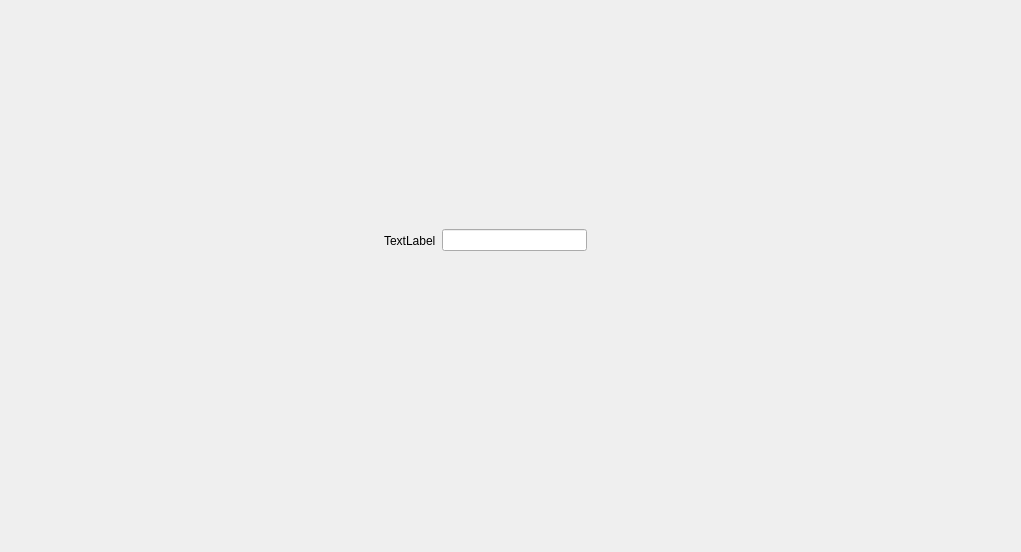
<?xml version="1.0" encoding="UTF-8"?>
<ui version="4.0">
 <class>FeedSetByClearUpPage</class>
 <widget class="QWidget" name="FeedSetByClearUpPage">
  <property name="geometry">
   <rect>
    <x>0</x>
    <y>0</y>
    <width>1021</width>
    <height>552</height>
   </rect>
  </property>
  <property name="windowTitle">
   <string notr="true">Form</string>
  </property>
  <widget class="QWidget" name="">
   <property name="geometry">
    <rect>
     <x>180</x>
     <y>210</y>
     <width>611</width>
     <height>61</height>
    </rect>
   </property>
   <layout class="QHBoxLayout" name="horizontalLayout_3">
    <item>
     <spacer name="horizontalSpacer">
      <property name="orientation">
       <enum>Qt::Horizontal</enum>
      </property>
      <property name="sizeHint" stdset="0">
       <size>
        <width>40</width>
        <height>18</height>
       </size>
      </property>
     </spacer>
    </item>
    <item>
     <layout class="QHBoxLayout" name="horizontalLayout">
      <item>
       <widget class="QLabel" name="label">
        <property name="text">
         <string>TextLabel</string>
        </property>
       </widget>
      </item>
      <item>
       <widget class="myLineEdit" name="lineEdit"/>
      </item>
     </layout>
    </item>
    <item>
     <spacer name="horizontalSpacer_2">
      <property name="orientation">
       <enum>Qt::Horizontal</enum>
      </property>
      <property name="sizeHint" stdset="0">
       <size>
        <width>40</width>
        <height>18</height>
       </size>
      </property>
     </spacer>
    </item>
   </layout>
  </widget>
  <zorder>label</zorder>
  <zorder>lineEdit</zorder>
  <zorder>horizontalSpacer</zorder>
  <zorder>horizontalSpacer_2</zorder>
  <zorder>horizontalSpacer_2</zorder>
 </widget>
 <customwidgets>
  <customwidget>
   <class>myLineEdit</class>
   <extends>QLineEdit</extends>
   <header location="global">mysortwidget/mylineedit.h</header>
  </customwidget>
 </customwidgets>
 <resources/>
 <connections/>
</ui>
